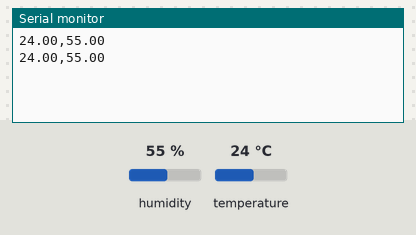
Bench run of a sketch on a simulated Arduino Uno, built with avr-gcc and run on an emulated ATmega328P. On the bench: the last lines printed to the serial monitor. The test bench sets the inputs (shaded band); at power-on: humidity 55 %, temperature 24 °C.

Above: at 4.8 s.
4.9 s: humidity set to 22 %
At 7.5 s:
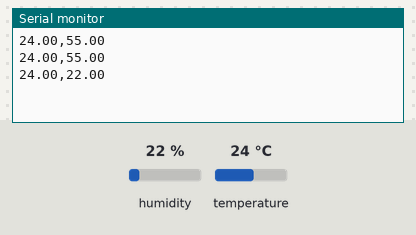
7.9 s: temperature set to 12 °C
At 8.8 s:
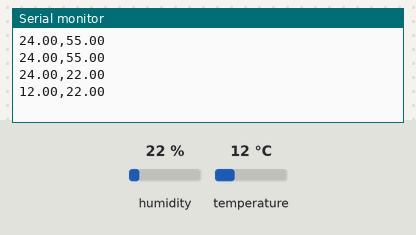
10.9 s: humidity set to 40 %
At 13.6 s:
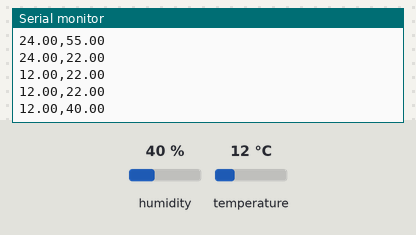
Timing chart, 0 to 15.1 s (numbered marks = the images above; inputs shaded):
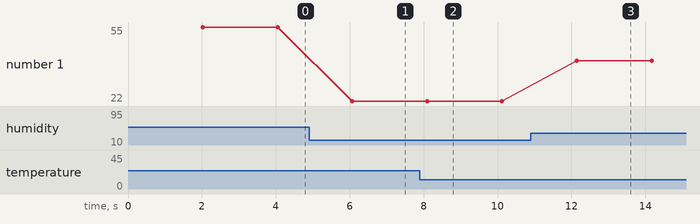

Measured:
- after the input at 4.9 s, the serial monitor: prints a new line after 1.2 s (image 1)
- after the input at 7.9 s, the serial monitor: prints a new line after 0.20 s (image 2)
- after the input at 10.9 s, the serial monitor: prints a new line after 1.2 s (image 3)
- plotted number 1: 55 → 22 after the input at 4.9 s, 22 → 40 after the input at 10.9 s

The sketch:

arduino.ino
```cpp
#include <DHT.h>

#define DHTPIN 2     // Digital pin connected to the DHT sensor
#define DHTTYPE DHT11   // DHT 11

DHT dht(DHTPIN, DHTTYPE);

void setup() {
  Serial.begin(9600);
  dht.begin();
}

void loop() {
  delay(2000);  // Wait a few seconds between measurements

  float h = dht.readHumidity();
  float t = dht.readTemperature();

  // Check if any reads failed and exit early (to try again).
  if (isnan(h) || isnan(t)) {
    Serial.println("Failed to read from DHT sensor!");
    return;
  }

  // Send the temperature and humidity values to the serial port
  Serial.print(t);
  Serial.print(",");
  Serial.println(h);
}
```
